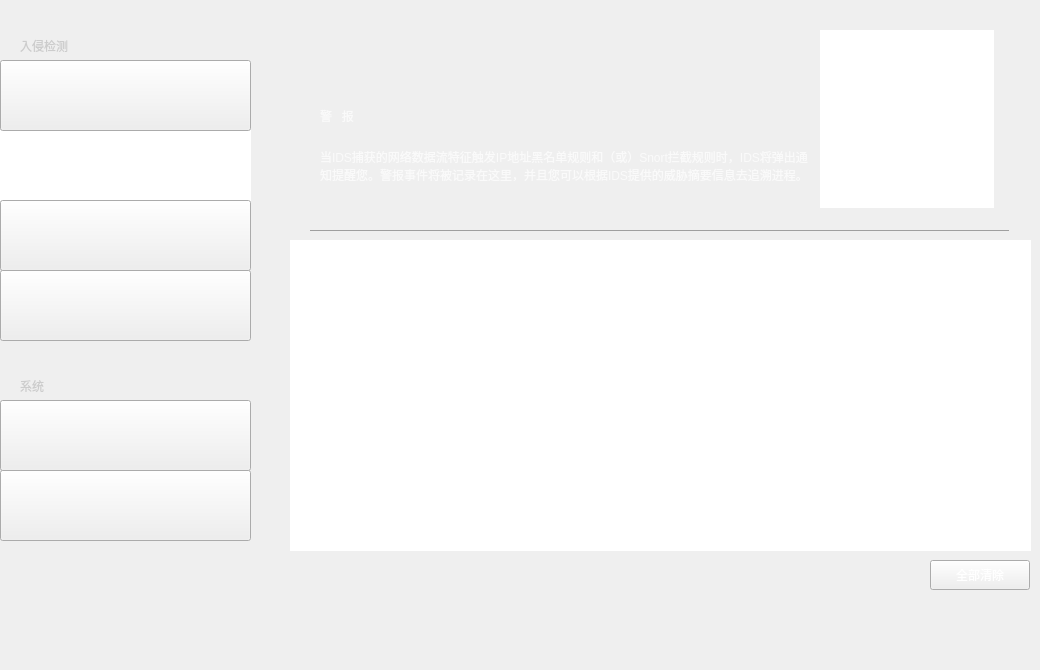
    <widget class="QWidget" name="alarm">
     <property name="styleSheet">
      <string notr="true">background-image: url(:/bg-img/Design/imgAlarm.png);</string>
     </property>
     <widget class="QFrame" name="AlarmMenu">
      <property name="geometry">
       <rect>
        <x>0</x>
        <y>30</y>
        <width>251</width>
        <height>631</height>
       </rect>
      </property>
      <property name="styleSheet">
       <string notr="true">background-image: url(:/blank/Design/blank.png);</string>
      </property>
      <property name="frameShape">
       <enum>QFrame::NoFrame</enum>
      </property>
      <property name="frameShadow">
       <enum>QFrame::Raised</enum>
      </property>
      <widget class="QGraphicsView" name="iconAlarm_5">
       <property name="geometry">
        <rect>
         <x>50</x>
         <y>110</y>
         <width>50</width>
         <height>44</height>
        </rect>
       </property>
       <property name="styleSheet">
        <string notr="true">background-image: url(:/icon/Design/iconAlarm.png);</string>
       </property>
       <property name="frameShape">
        <enum>QFrame::NoFrame</enum>
       </property>
       <property name="lineWidth">
        <number>-2</number>
       </property>
      </widget>
      <widget class="QGraphicsView" name="iconMode_5">
       <property name="geometry">
        <rect>
         <x>50</x>
         <y>180</y>
         <width>50</width>
         <height>44</height>
        </rect>
       </property>
       <property name="styleSheet">
        <string notr="true">
background-image: url(:/icon/Design/iconMode.png);</string>
       </property>
       <property name="frameShape">
        <enum>QFrame::NoFrame</enum>
       </property>
       <property name="lineWidth">
        <number>-2</number>
       </property>
      </widget>
      <widget class="QGraphicsView" name="iconDashboard_5">
       <property name="geometry">
        <rect>
         <x>50</x>
         <y>40</y>
         <width>55</width>
         <height>47</height>
        </rect>
       </property>
       <property name="styleSheet">
        <string notr="true">background-image: url(:/icon/Design/iconStatus.png);</string>
       </property>
       <property name="frameShape">
        <enum>QFrame::NoFrame</enum>
       </property>
       <property name="lineWidth">
        <number>-2</number>
       </property>
      </widget>
      <widget class="QGraphicsView" name="iconSettings_5">
       <property name="geometry">
        <rect>
         <x>50</x>
         <y>380</y>
         <width>48</width>
         <height>50</height>
        </rect>
       </property>
       <property name="styleSheet">
        <string notr="true">background-image: url(:/icon/Design/iconSettings.png);</string>
       </property>
       <property name="frameShape">
        <enum>QFrame::NoFrame</enum>
       </property>
       <property name="lineWidth">
        <number>-2</number>
       </property>
      </widget>
      <widget class="QGraphicsView" name="iconAbout_5">
       <property name="geometry">
        <rect>
         <x>50</x>
         <y>450</y>
         <width>54</width>
         <height>47</height>
        </rect>
       </property>
       <property name="styleSheet">
        <string notr="true">background-image: url(:/icon/Design/iconAbout.png);</string>
       </property>
       <property name="frameShape">
        <enum>QFrame::NoFrame</enum>
       </property>
       <property name="lineWidth">
        <number>-2</number>
       </property>
      </widget>
      <widget class="QGraphicsView" name="iconLog_5">
       <property name="geometry">
        <rect>
         <x>60</x>
         <y>250</y>
         <width>44</width>
         <height>44</height>
        </rect>
       </property>
       <property name="styleSheet">
        <string notr="true">background-image: url(:/icon/Design/iconLog.png);</string>
       </property>
       <property name="frameShape">
        <enum>QFrame::NoFrame</enum>
       </property>
       <property name="lineWidth">
        <number>-2</number>
       </property>
      </widget>
      <widget class="QLabel" name="ruqinjiance_5">
       <property name="geometry">
        <rect>
         <x>20</x>
         <y>0</y>
         <width>121</width>
         <height>31</height>
        </rect>
       </property>
       <property name="styleSheet">
        <string notr="true">background-image: url(:/blank/Design/blank.png);
font: 14pt &quot;PingFang SC&quot;;
color: rgb(204, 204, 204);</string>
       </property>
       <property name="text">
        <string>入侵检测</string>
       </property>
       <property name="textFormat">
        <enum>Qt::AutoText</enum>
       </property>
       <property name="wordWrap">
        <bool>true</bool>
       </property>
       <property name="margin">
        <number>0</number>
       </property>
      </widget>
      <widget class="QLabel" name="xitong_5">
       <property name="geometry">
        <rect>
         <x>20</x>
         <y>340</y>
         <width>121</width>
         <height>31</height>
        </rect>
       </property>
       <property name="styleSheet">
        <string notr="true">background-image: url(:/blank/Design/blank.png);
font: 14pt &quot;PingFang SC&quot;;
color: rgb(204, 204, 204);</string>
       </property>
       <property name="text">
        <string>系统</string>
       </property>
       <property name="textFormat">
        <enum>Qt::AutoText</enum>
       </property>
       <property name="wordWrap">
        <bool>true</bool>
       </property>
       <property name="margin">
        <number>0</number>
       </property>
      </widget>
      <widget class="QLabel" name="txtAbout_6">
       <property name="geometry">
        <rect>
         <x>130</x>
         <y>460</y>
         <width>61</width>
         <height>31</height>
        </rect>
       </property>
       <property name="styleSheet">
        <string notr="true">background-image: url(:/blank/Design/blank.png);
font: 18pt &quot;PingFang SC&quot;;
color: rgb(250, 250, 250);</string>
       </property>
       <property name="text">
        <string>关   于</string>
       </property>
       <property name="textFormat">
        <enum>Qt::AutoText</enum>
       </property>
       <property name="wordWrap">
        <bool>true</bool>
       </property>
       <property name="margin">
        <number>0</number>
       </property>
      </widget>
      <widget class="QLabel" name="txtMode_5">
       <property name="geometry">
        <rect>
         <x>130</x>
         <y>190</y>
         <width>61</width>
         <height>31</height>
        </rect>
       </property>
       <property name="styleSheet">
        <string notr="true">background-image: url(:/blank/Design/blank.png);
font: 18pt &quot;PingFang SC&quot;;
color: rgb(250, 250, 250);</string>
       </property>
       <property name="text">
        <string>模   式</string>
       </property>
       <property name="textFormat">
        <enum>Qt::AutoText</enum>
       </property>
       <property name="wordWrap">
        <bool>true</bool>
       </property>
       <property name="margin">
        <number>0</number>
       </property>
      </widget>
      <widget class="QLabel" name="txtAlarm_5">
       <property name="geometry">
        <rect>
         <x>130</x>
         <y>120</y>
         <width>61</width>
         <height>31</height>
        </rect>
       </property>
       <property name="styleSheet">
        <string notr="true">background-image: url(:/blank/Design/blank.png);
font: 18pt &quot;PingFang SC&quot;;
color: rgb(250, 250, 250);</string>
       </property>
       <property name="text">
        <string>警   报</string>
       </property>
       <property name="textFormat">
        <enum>Qt::AutoText</enum>
       </property>
       <property name="wordWrap">
        <bool>true</bool>
       </property>
       <property name="margin">
        <number>0</number>
       </property>
      </widget>
      <widget class="QLabel" name="txtLog_5">
       <property name="geometry">
        <rect>
         <x>130</x>
         <y>260</y>
         <width>61</width>
         <height>31</height>
        </rect>
       </property>
       <property name="styleSheet">
        <string notr="true">background-image: url(:/blank/Design/blank.png);
font: 18pt &quot;PingFang SC&quot;;
color: rgb(250, 250, 250);</string>
       </property>
       <property name="text">
        <string>日   志</string>
       </property>
       <property name="textFormat">
        <enum>Qt::AutoText</enum>
       </property>
       <property name="wordWrap">
        <bool>true</bool>
       </property>
       <property name="margin">
        <number>0</number>
       </property>
      </widget>
      <widget class="QLabel" name="txtDashboard_5">
       <property name="geometry">
        <rect>
         <x>130</x>
         <y>50</y>
         <width>61</width>
         <height>31</height>
        </rect>
       </property>
       <property name="styleSheet">
        <string notr="true">background-image: url(:/blank/Design/blank.png);
font: 18pt &quot;PingFang SC&quot;;
color: rgb(250, 250, 250);</string>
       </property>
       <property name="text">
        <string>仪表盘</string>
       </property>
       <property name="textFormat">
        <enum>Qt::AutoText</enum>
       </property>
       <property name="wordWrap">
        <bool>true</bool>
       </property>
       <property name="margin">
        <number>0</number>
       </property>
      </widget>
      <widget class="QLabel" name="txtSettings_8">
       <property name="geometry">
        <rect>
         <x>130</x>
         <y>390</y>
         <width>61</width>
         <height>31</height>
        </rect>
       </property>
       <property name="styleSheet">
        <string notr="true">background-image: url(:/blank/Design/blank.png);
font: 18pt &quot;PingFang SC&quot;;
color: rgb(250, 250, 250);</string>
       </property>
       <property name="text">
        <string>设   置</string>
       </property>
       <property name="textFormat">
        <enum>Qt::AutoText</enum>
       </property>
       <property name="wordWrap">
        <bool>true</bool>
       </property>
       <property name="margin">
        <number>0</number>
       </property>
      </widget>
      <widget class="QGraphicsView" name="indicatorAlarm">
       <property name="geometry">
        <rect>
         <x>0</x>
         <y>100</y>
         <width>251</width>
         <height>71</height>
        </rect>
       </property>
       <property name="styleSheet">
        <string notr="true">background-image: url(:/icon/Design/iconSelection.png);</string>
       </property>
       <property name="frameShape">
        <enum>QFrame::NoFrame</enum>
       </property>
      </widget>
      <widget class="QPushButton" name="linkAlarmToMode">
       <property name="geometry">
        <rect>
         <x>0</x>
         <y>170</y>
         <width>251</width>
         <height>71</height>
        </rect>
       </property>
       <property name="styleSheet">
        <string notr="true">background-image: url(:/blank/Design/blank.png);
border-image: url(:/blank/Design/blank.png);</string>
       </property>
       <property name="text">
        <string/>
       </property>
      </widget>
      <widget class="QPushButton" name="linkAlarmToHome">
       <property name="geometry">
        <rect>
         <x>0</x>
         <y>30</y>
         <width>251</width>
         <height>71</height>
        </rect>
       </property>
       <property name="styleSheet">
        <string notr="true">background-image: url(:/blank/Design/blank.png);
border-image: url(:/blank/Design/blank.png);</string>
       </property>
       <property name="text">
        <string/>
       </property>
      </widget>
      <widget class="QPushButton" name="linkAlarmToSettings">
       <property name="geometry">
        <rect>
         <x>0</x>
         <y>370</y>
         <width>251</width>
         <height>71</height>
        </rect>
       </property>
       <property name="styleSheet">
        <string notr="true">background-image: url(:/blank/Design/blank.png);
border-image: url(:/blank/Design/blank.png);</string>
       </property>
       <property name="text">
        <string/>
       </property>
      </widget>
      <widget class="QPushButton" name="linkAlarmToLog">
       <property name="geometry">
        <rect>
         <x>0</x>
         <y>240</y>
         <width>251</width>
         <height>71</height>
        </rect>
       </property>
       <property name="styleSheet">
        <string notr="true">background-image: url(:/blank/Design/blank.png);
border-image: url(:/blank/Design/blank.png);</string>
       </property>
       <property name="text">
        <string/>
       </property>
      </widget>
      <widget class="QPushButton" name="linkAlarmToAbout">
       <property name="geometry">
        <rect>
         <x>0</x>
         <y>440</y>
         <width>251</width>
         <height>71</height>
        </rect>
       </property>
       <property name="styleSheet">
        <string notr="true">background-image: url(:/blank/Design/blank.png);
border-image: url(:/blank/Design/blank.png);</string>
       </property>
       <property name="text">
        <string/>
       </property>
      </widget>
     </widget>
     <widget class="QLabel" name="titleAlarm">
      <property name="geometry">
       <rect>
        <x>320</x>
        <y>100</y>
        <width>141</width>
        <height>31</height>
       </rect>
      </property>
      <property name="styleSheet">
       <string notr="true">background-image: url(:/blank/Design/blank.png);
font: 24pt &quot;PingFang SC&quot;;
color: rgb(250, 250, 250);</string>
      </property>
      <property name="text">
       <string>警   报</string>
      </property>
      <property name="textFormat">
       <enum>Qt::AutoText</enum>
      </property>
      <property name="wordWrap">
       <bool>true</bool>
      </property>
      <property name="margin">
       <number>0</number>
      </property>
     </widget>
     <widget class="QLabel" name="subtitleAlarm">
      <property name="geometry">
       <rect>
        <x>320</x>
        <y>150</y>
        <width>491</width>
        <height>31</height>
       </rect>
      </property>
      <property name="styleSheet">
       <string notr="true">background-image: url(:/blank/Design/blank.png);
font: 12pt &quot;PingFang SC&quot;;
color: rgb(250, 250, 250);</string>
      </property>
      <property name="text">
       <string>当IDS捕获的网络数据流特征触发IP地址黑名单规则和（或）Snort拦截规则时，IDS将弹出通知提醒您。警报事件将被记录在这里，并且您可以根据IDS提供的威胁摘要信息去追溯进程。</string>
      </property>
      <property name="textFormat">
       <enum>Qt::AutoText</enum>
      </property>
      <property name="wordWrap">
       <bool>true</bool>
      </property>
      <property name="margin">
       <number>0</number>
      </property>
     </widget>
     <widget class="QGraphicsView" name="logoAlarm">
      <property name="geometry">
       <rect>
        <x>820</x>
        <y>30</y>
        <width>174</width>
        <height>178</height>
       </rect>
      </property>
      <property name="styleSheet">
       <string notr="true">background-image: url(:/logo/Design/logoAlarm.png);</string>
      </property>
      <property name="frameShape">
       <enum>QFrame::NoFrame</enum>
      </property>
     </widget>
     <widget class="Line" name="lineAlarm">
      <property name="geometry">
       <rect>
        <x>310</x>
        <y>230</y>
        <width>700</width>
        <height>1</height>
       </rect>
      </property>
      <property name="frameShadow">
       <enum>QFrame::Raised</enum>
      </property>
      <property name="orientation">
       <enum>Qt::Horizontal</enum>
      </property>
     </widget>
     <widget class="QPushButton" name="ClearAllAlarm">
      <property name="geometry">
       <rect>
        <x>930</x>
        <y>560</y>
        <width>100</width>
        <height>30</height>
       </rect>
      </property>
      <property name="styleSheet">
       <string notr="true">background-image: url(:/icon/Design/MainButton.png);
font: 13pt &quot;PingFang SC&quot;;
color: rgb(255, 255, 255);
border-image: url(:/blank/Design/blank.png);</string>
      </property>
      <property name="text">
       <string>全部清除</string>
      </property>
     </widget>
     <widget class="QTableView" name="listAlarm">
      <property name="geometry">
       <rect>
        <x>290</x>
        <y>270</y>
        <width>741</width>
        <height>281</height>
       </rect>
      </property>
      <property name="styleSheet">
       <string notr="true">background-image: url(:/blank/Design/blank.png);
border-color: rgb(191, 191, 191);</string>
      </property>
      <property name="frameShape">
       <enum>QFrame::NoFrame</enum>
      </property>
      <property name="frameShadow">
       <enum>QFrame::Sunken</enum>
      </property>
      <property name="lineWidth">
       <number>0</number>
      </property>
      <property name="showGrid">
       <bool>false</bool>
      </property>
      <property name="gridStyle">
       <enum>Qt::NoPen</enum>
      </property>
     </widget>
     <widget class="QTableView" name="TitleListAlarm">
      <property name="geometry">
       <rect>
        <x>290</x>
        <y>240</y>
        <width>741</width>
        <height>31</height>
       </rect>
      </property>
      <property name="styleSheet">
       <string notr="true">background-image: url(:/blank/Design/blank.png);
border-color: rgb(191, 191, 191);</string>
      </property>
      <property name="frameShape">
       <enum>QFrame::NoFrame</enum>
      </property>
      <property name="frameShadow">
       <enum>QFrame::Sunken</enum>
      </property>
      <property name="lineWidth">
       <number>0</number>
      </property>
      <property name="showGrid">
       <bool>false</bool>
      </property>
      <property name="gridStyle">
       <enum>Qt::NoPen</enum>
      </property>
     </widget>
    </widget>
